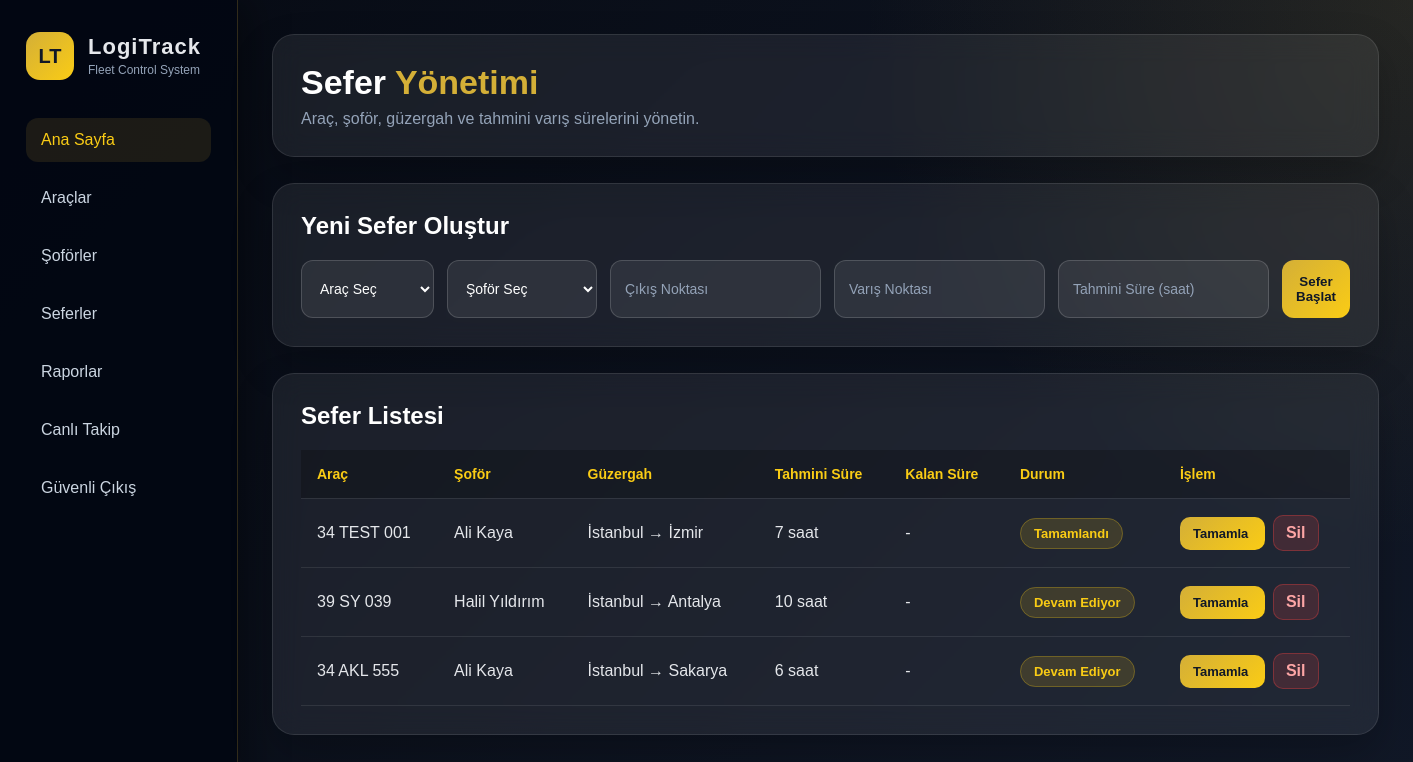
The app's page /seferler/ (signed in), older data.
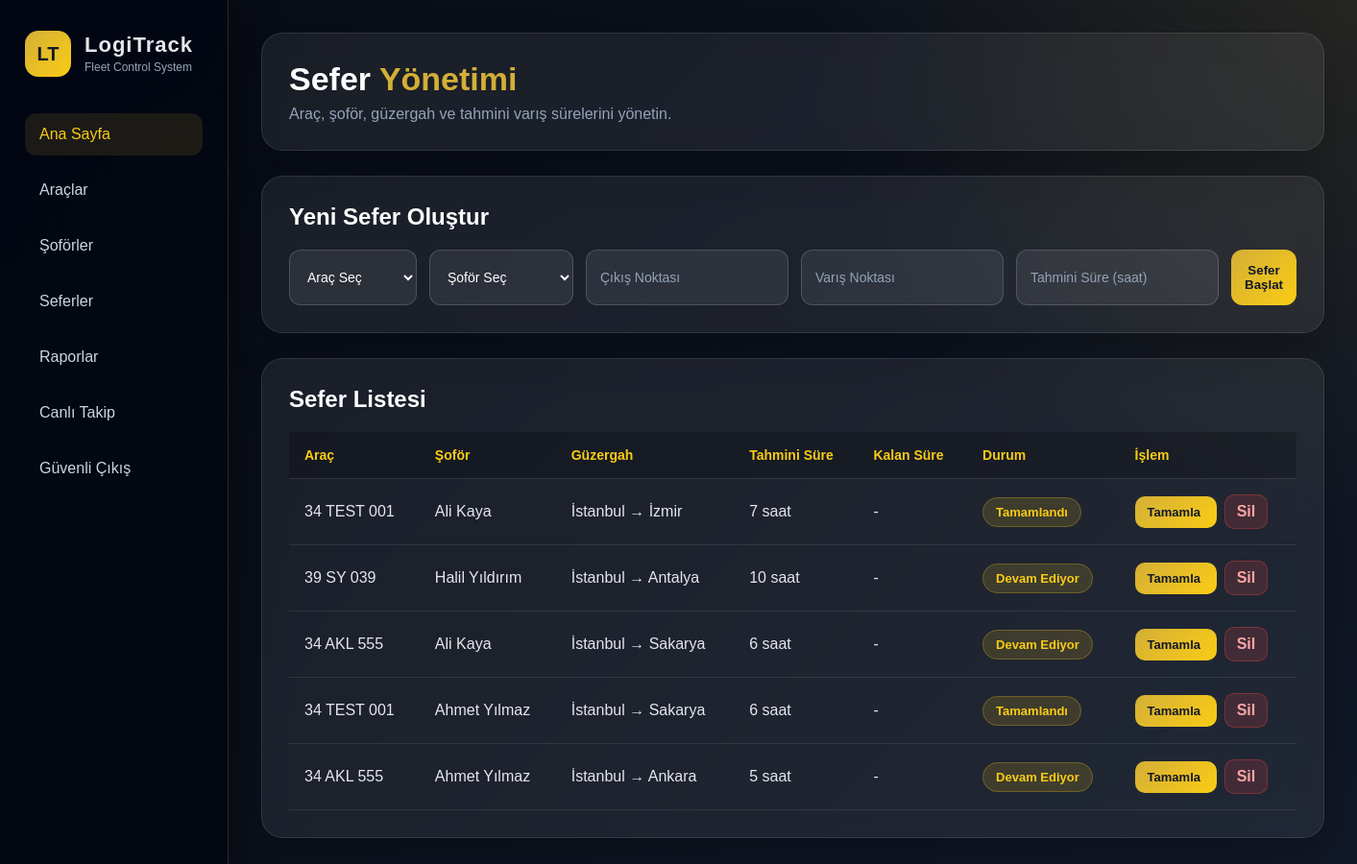
The same page, newer data.
### lojistik/models.py (models this page shows, shortened)
class Sefer(models.Model):
    arac = models.ForeignKey(Arac, on_delete=models.CASCADE)
    sofor = models.ForeignKey(Sofor, on_delete=models.CASCADE)
    cikis_noktasi = models.CharField(max_length=100)
    varis_noktasi = models.CharField(max_length=100)
    tahmini_sure = models.IntegerField()
    durum = models.CharField(max_length=30)

class Arac(models.Model):
    plaka = models.CharField(max_length=20)
    marka = models.CharField(max_length=50)
    model = models.CharField(max_length=50)
    durum = models.CharField(max_length=20)

class Sofor(models.Model):
    user = models.OneToOneField(
        User,
        on_delete=models.CASCADE,
        null=True,
        blank=True
    )
    ad_soyad = models.CharField(max_length=100)
    telefon = models.CharField(max_length=20)
    ehliyet_no = models.CharField(max_length=30)

### lojistik/views.py (the view, shortened to what this page needs)
# urls.py: path('seferler/', views.seferler, name='seferler'),
@login_required
def seferler(request):
    if kullanici_sofor_mu(request):
        return redirect('/sofor-panel/')
    hata = ""
    return render(request, 'seferler.html', {
        'seferler': Sefer.objects.all(),
        'araclar': Arac.objects.all(),
        'soforler': Sofor.objects.all(),
        'hata': hata
    })

### lojistik/views.py (called while the page is built)
def kullanici_sofor_mu(request):
    return Sofor.objects.filter(user=request.user).exists()

### lojistik/templates/seferler.html (shortened to what this page needs)
<!DOCTYPE html>
<html lang="tr">
<head>
</head>
<body>
<div class="container">
    <div class="sidebar">
        <div class="brand">
            <div class="brand-logo">LT</div>
            <div class="brand-text">
                <strong>LogiTrack</strong>
                <span>Fleet Control System</span>
            </div>
        </div>
        <a href="/dashboard/" class="active">Ana Sayfa</a>
        <a href="/araclar/">Araçlar</a>
        <a href="/soforler/">Şoförler</a>
        <a href="/seferler/">Seferler</a>
        <a href="/raporlar/">Raporlar</a>
        <a href="/canli-takip/">Canlı Takip</a>
        <a href="/cikis/">Güvenli Çıkış</a>
    </div>
    <div class="main">
        <div class="topbar">
            <h1>Sefer <span>Yönetimi</span></h1>
            <p>Araç, şoför, güzergah ve tahmini varış sürelerini yönetin.</p>
        </div>
        <div class="form-card">
            <h2>Yeni Sefer Oluştur</h2>
            <form method="POST">
                <select name="arac">
                    <option value="">Araç Seç</option>
                </select>
                <select name="sofor">
                    <option value="">Şoför Seç</option>
                </select>
                <input type="text" name="cikis_noktasi" placeholder="Çıkış Noktası">
                <input type="text" name="varis_noktasi" placeholder="Varış Noktası">
                <input type="number" name="tahmini_sure" placeholder="Tahmini Süre (saat)">
                <button type="submit">Sefer Başlat</button>
            </form>
        </div>
        <div class="table-card">
            <h2>Sefer Listesi</h2>
            <table>
                <thead>
                    <tr>
                        <th>Araç</th>
                        <th>Şoför</th>
                        <th>Güzergah</th>
                        <th>Tahmini Süre</th>
                        <th>Kalan Süre</th>
                        <th>Durum</th>
                        <th>İşlem</th>
                    </tr>
                </thead>
                <tbody>
                    {% for sefer in seferler %}
                    <tr>
                        <td>{{ sefer.arac.plaka }}</td>
                        <td>{{ sefer.sofor.ad_soyad }}</td>
                        <td>{{ sefer.cikis_noktasi }} → {{ sefer.varis_noktasi }}</td>
                        <td>{{ sefer.tahmini_sure }} saat</td>
                        <td>-</td>
                        <td><span class="status">{{ sefer.durum }}</span></td>
                        <td>
    <a class="finish-link"
       href="/sefer-tamamla/{{ sefer.id }}/">
       Tamamla
    </a>
    <a class="delete-link"
       href="/sefer-sil/{{ sefer.id }}/">
       Sil
    </a>
</td>
                    </tr>
                    {% empty %}
                    <tr>
                        <td colspan="7">Henüz sefer kaydı yok.</td>
                    </tr>
                    {% endfor %}
                </tbody>
            </table>
        </div>
    </div>
</div>
</body>
</html>

### lojistik/templates/seferler.html (style rules this page uses)
* { box-sizing: border-box; }
body { margin: 0; font-family: Arial, sans-serif; background: #070b14; color: #e5e7eb; }
.container { display: flex; min-height: 100vh; background: radial-gradient(circle at top right, rgba(212,175,55,0.12), transparent 34%), linear-gradient(135deg, #070b14, #111827); }
.sidebar { width: 270px; background: rgba(3, 7, 18, 0.96); padding: 32px 26px; border-right: 1px solid rgba(212,175,55,0.22); box-shadow: 12px 0 35px rgba(0,0,0,0.35); }
.brand { display: flex; align-items: center; gap: 14px; margin-bottom: 38px; }
.brand-logo { width: 48px; height: 48px; border-radius: 14px; background: linear-gradient(135deg, #d4af37, #facc15); display: flex; align-items: center; justify-content: center; color: #111827; font-weight: 900; font-size: 20px; }
.brand-text strong { display: block; font-size: 22px; letter-spacing: 1px; }
.brand-text span { font-size: 12px; color: #94a3b8; }
.sidebar a { display: block; color: #cbd5e1; text-decoration: none; margin: 14px 0; padding: 13px 15px; border-radius: 12px; font-size: 16px; }
.sidebar a:hover, .sidebar .active { background: rgba(212,175,55,0.12); color: #facc15; }
.main { flex: 1; padding: 34px; }
.topbar, .form-card, .table-card { background: rgba(255,255,255,0.07); padding: 28px; border-radius: 22px; margin-bottom: 26px; border: 1px solid rgba(255,255,255,0.10); box-shadow: 0 18px 40px rgba(0,0,0,0.22); backdrop-filter: blur(14px); }
.topbar h1 { margin: 0; color: white; font-size: 34px; }
.topbar h1 span { color: #d4af37; }
.topbar p { margin: 8px 0 0; color: #94a3b8; }
.form-card h2, .table-card h2 { margin-top: 0; color: white; font-size: 24px; }
form { display: grid; grid-template-columns: repeat(6, 1fr); gap: 13px; }
input, select { padding: 14px; border: 1px solid rgba(255,255,255,0.16); border-radius: 12px; background: rgba(255,255,255,0.08); color: white; font-size: 14px; outline: none; }
input::placeholder { color: #94a3b8; }
select option { color: #111827; }
button { padding: 14px; background: linear-gradient(135deg, #d4af37, #facc15); color: #111827; border: none; border-radius: 12px; font-weight: 900; cursor: pointer; }
table { width: 100%; border-collapse: collapse; margin-top: 18px; }
th, td { padding: 16px; text-align: left; border-bottom: 1px solid rgba(255,255,255,0.09); }
th { color: #facc15; background: rgba(0,0,0,0.22); font-size: 14px; }
td { color: #e5e7eb; }
.status { padding: 7px 13px; border-radius: 20px; font-size: 13px; font-weight: bold; border: 1px solid rgba(250,204,21,0.26); background: rgba(250,204,21,0.14); color: #facc15; }
.finish-link { color: #111827; background: linear-gradient(135deg, #d4af37, #facc15); padding: 9px 13px; border-radius: 10px; text-decoration: none; font-weight: 900; font-size: 13px; }
.delete-link { display: inline-block; padding: 8px 12px; border-radius: 10px; background: rgba(239,68,68,0.16); color: #fca5a5; border: 1px solid rgba(239,68,68,0.35); text-decoration: none; font-weight: bold; margin-left: 8px; }

Row changes from the older to the newer data that the page shows:
added Sefer: arac.plaka "34 TEST 001", sofor.ad_soyad "Ahmet Yılmaz", cikis_noktasi "İstanbul", varis_noktasi "Sakarya", tahmini_sure "6", durum "Tamamlandı"
added Sefer: arac.plaka "34 AKL 555", sofor.ad_soyad "Ahmet Yılmaz", cikis_noktasi "İstanbul", varis_noktasi "Ankara", tahmini_sure "5", durum "Devam Ediyor"
